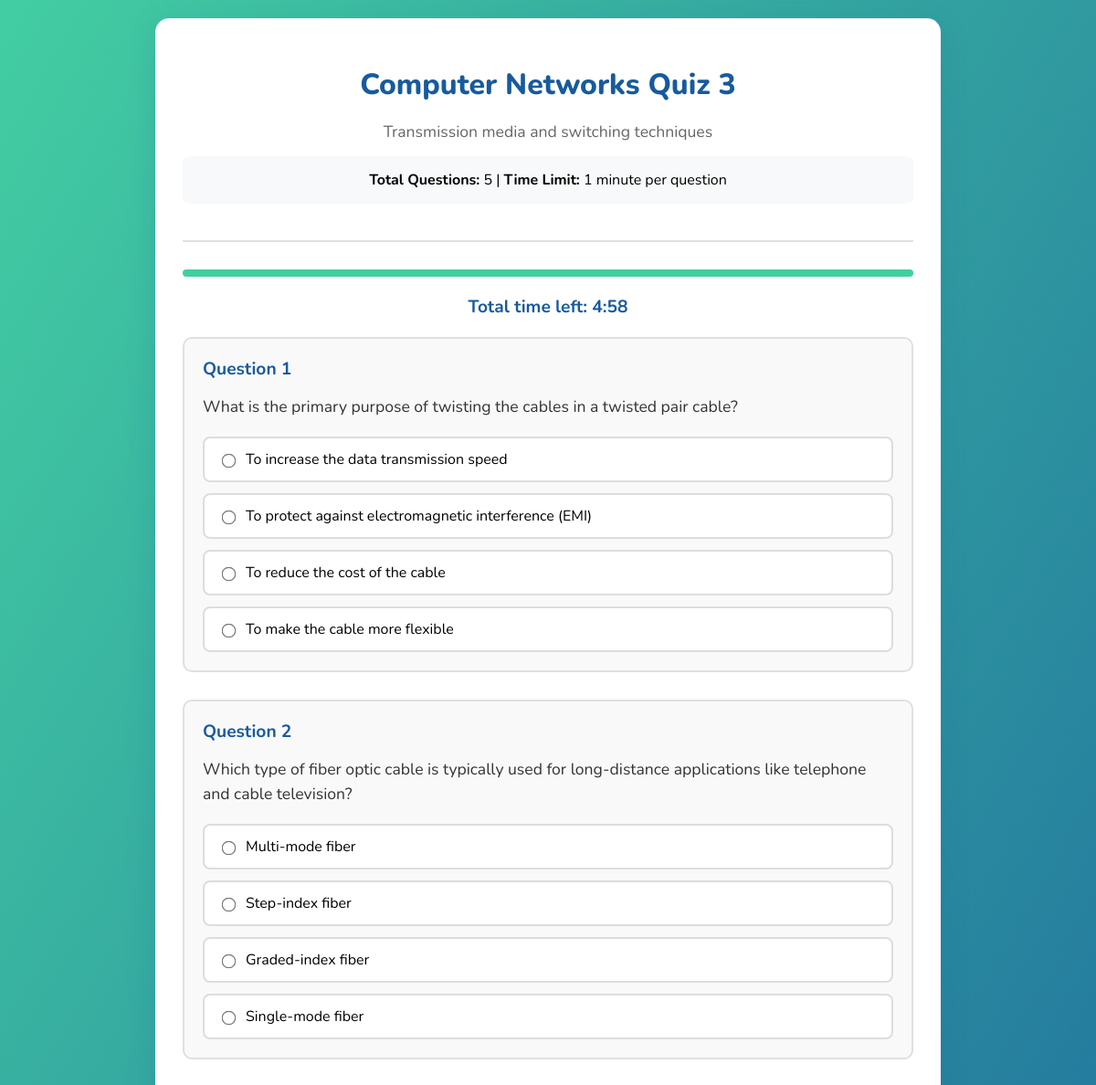
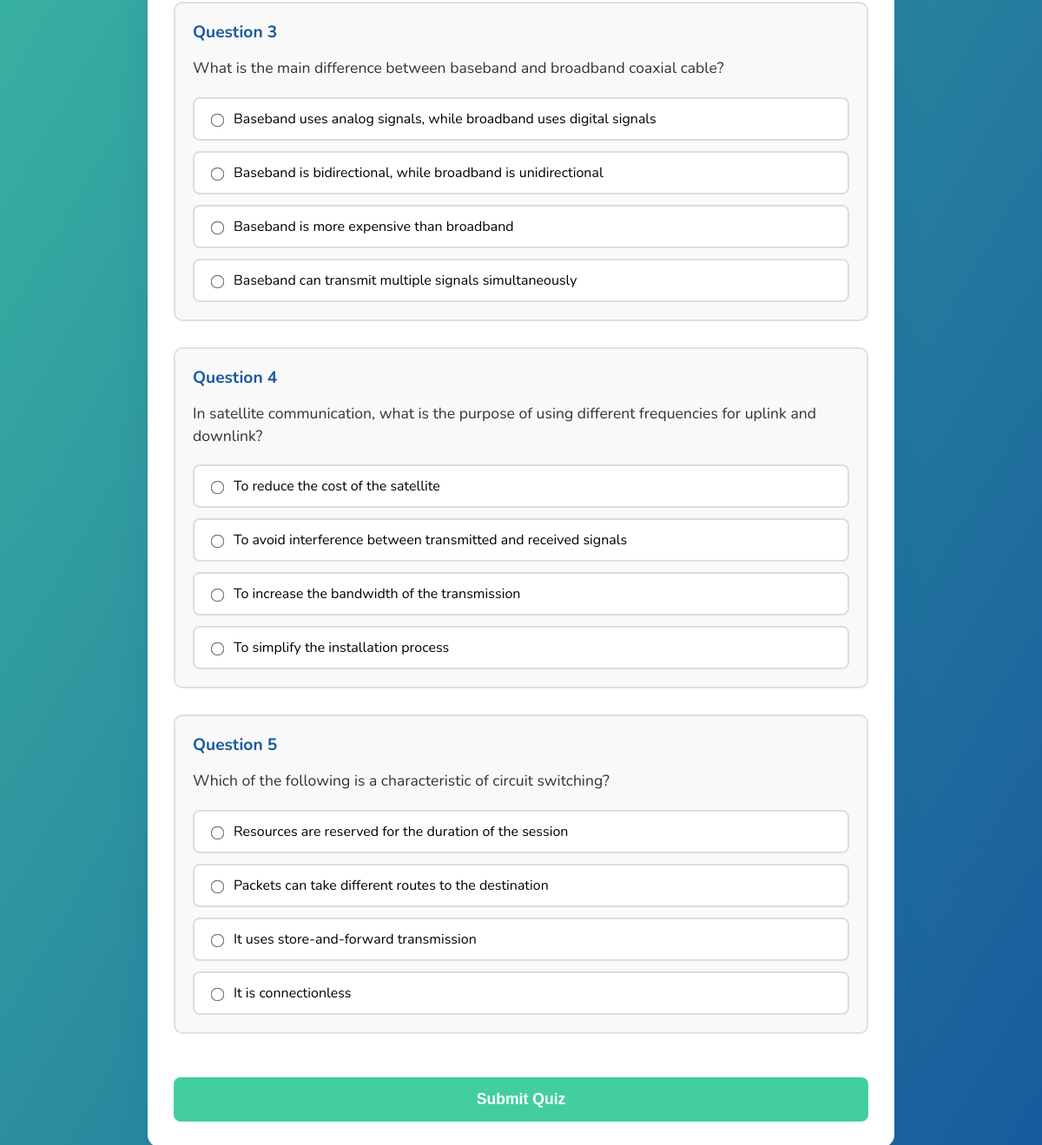
Screenshot of /components/quiz_template_db.php?quiz_id=3 with the database file from the repository (2 pictures, top to bottom).
### tables this page shows
CREATE TABLE IF NOT EXISTS quizzes (
    id INT AUTO_INCREMENT PRIMARY KEY,
    title VARCHAR(255) NOT NULL,
    description TEXT,
    course_id INT DEFAULT 1,
    created_by VARCHAR(100),
    created_date TIMESTAMP DEFAULT CURRENT_TIMESTAMP,
    is_active BOOLEAN DEFAULT TRUE
);

CREATE TABLE IF NOT EXISTS quiz_questions (
    id INT AUTO_INCREMENT PRIMARY KEY,
    quiz_id INT NOT NULL,
    question_text TEXT NOT NULL,
    option_a VARCHAR(500) NOT NULL,
    option_b VARCHAR(500) NOT NULL,
    option_c VARCHAR(500) NOT NULL,
    option_d VARCHAR(500) NOT NULL,
    correct_answer ENUM('A', 'B', 'C', 'D') NOT NULL,
    question_order INT DEFAULT 0,
    FOREIGN KEY (quiz_id) REFERENCES quizzes(id) ON DELETE CASCADE
);

### components/quiz_template_db.php (the view, shortened to what this page needs)
<?php
include '../config/conn.php';
$quiz_id = isset($_GET['quiz_id']) ? intval($_GET['quiz_id']) : 1;
$sql = "SELECT * FROM quizzes WHERE id = $quiz_id AND is_active = 1";
$result = mysqli_query($conn, $sql);
$quiz = mysqli_fetch_assoc($result);
$sql = "SELECT * FROM quiz_questions WHERE quiz_id = $quiz_id ORDER BY question_order";
$questions_result = mysqli_query($conn, $sql);
$questions = [];
while ($row = mysqli_fetch_assoc($questions_result)) {
    $questions[] = $row;
}
?>
<!DOCTYPE html>
<html lang="en">
<head>
</head>
<body>
    <div class="quiz-container">
        <div class="quiz-header">
            <h1 class="quiz-title"><?php echo htmlspecialchars($quiz['title']); ?></h1>
            <p class="quiz-description"><?php echo htmlspecialchars($quiz['description']); ?></p>
            <div class="quiz-info">
                <strong>Total Questions:</strong> <?php echo count($questions); ?> |
                <strong>Time Limit:</strong> 1 minute per question
            </div>
        </div>
        <form method="POST" action="submit_quiz_db.php" id="quizForm">
            <div class="progress-bar">
                <div class="progress-fill" id="progressFill"></div>
            </div>
            <div class="timer" id="globalTimer">
                Total time left: <span id="globalTimeLeft"></span>
            </div>
            <div id="questionArea">
            <?php foreach ($questions as $index => $question): ?>
                <div class="question-container">
                    <div class="question-number">Question <?php echo $index + 1; ?></div>
                    <div class="question-text"><?php echo htmlspecialchars($question['question_text']); ?></div>
                    <div class="options-container">
                        <label class="option"><input type="radio" name="answers[<?php echo $index; ?>]" value="A" required> <?php echo htmlspecialchars($question['option_a']); ?></label>
                        <label class="option"><input type="radio" name="answers[<?php echo $index; ?>]" value="B"> <?php echo htmlspecialchars($question['option_b']); ?></label>
                        <label class="option"><input type="radio" name="answers[<?php echo $index; ?>]" value="C"> <?php echo htmlspecialchars($question['option_c']); ?></label>
                        <label class="option"><input type="radio" name="answers[<?php echo $index; ?>]" value="D"> <?php echo htmlspecialchars($question['option_d']); ?></label>
                    </div>
                </div>
            <?php endforeach; ?>
            </div>
            <div class="actions" style="display: flex; justify-content: center; margin-top: 20px;">
                <button type="submit" class="submit-btn" id="submitBtn">Submit Quiz</button>
            </div>
        </form>
    </div>
</body>
</html>

### components/quiz_template_db.php (style rules this page uses)
body { font-family: 'Nunito', 'Segoe UI', Arial, sans-serif; background: linear-gradient(120deg, #43cea2 0%, #185a9d 100%); min-height: 100vh; margin: 0; padding: 20px; }
.quiz-container { max-width: 800px; margin: 0 auto; background: white; border-radius: 15px; box-shadow: 0 8px 32px rgba(24,90,157,0.18); padding: 30px; }
.quiz-header { text-align: center; margin-bottom: 30px; padding-bottom: 20px; border-bottom: 2px solid #e0e0e0; }
.quiz-title { color: #185a9d; font-size: 2rem; font-weight: 800; margin-bottom: 10px; }
.quiz-description { color: #666; font-size: 1.1rem; margin-bottom: 15px; }
.quiz-info { background: #f8f9fa; padding: 15px; border-radius: 8px; margin-bottom: 20px; }
.question-container { margin-bottom: 30px; padding: 20px; border: 2px solid #e0e0e0; border-radius: 10px; background: #f9f9f9; }
.question-number { font-weight: 700; color: #185a9d; font-size: 1.2rem; margin-bottom: 15px; }
.question-text { font-size: 1.1rem; margin-bottom: 20px; color: #333; line-height: 1.5; }
.options-container { display: grid; gap: 12px; }
.option { display: flex; align-items: center; padding: 12px 15px; border: 2px solid #ddd; border-radius: 8px; cursor: pointer; transition: all 0.3s; background: white; }
.option input[type="radio"] { margin-right: 12px; transform: scale(1.2); }
.submit-btn { background: #43cea2; color: white; border: none; padding: 15px 30px; border-radius: 8px; cursor: pointer; font-size: 1.1rem; font-weight: 600; width: 100%; margin-top: 20px; transition: background 0.3s; }
.timer { text-align: center; font-size: 1.2rem; font-weight: 700; color: #185a9d; margin-bottom: 20px; }
.progress-bar { width: 100%; height: 8px; background: #e0e0e0; border-radius: 4px; margin-bottom: 20px; overflow: hidden; }
.progress-fill { height: 100%; background: #43cea2; transition: width 0.3s; }

### rows the page displays
quizzes: title "Computer Networks Quiz 3", description "Transmission media and switching techniques"
quiz_questions: question_text "What is the primary purpose of twisting the cables in a twisted pair cable?", option_a "To increase the data transmission speed", option_b "To protect against electromagnetic interference (EMI)", option_c "To reduce the cost of the cable", option_d "To make the cable more flexible"
quiz_questions: question_text "Which type of fiber optic cable is typically used for long-distance applications like telephone and cable television?", option_a "Multi-mode fiber", option_b "Step-index fiber", option_c "Graded-index fiber", option_d "Single-mode fiber"
quiz_questions: question_text "What is the main difference between baseband and broadband coaxial cable?", option_a "Baseband uses analog signals, while broadband uses digital signals", option_b "Baseband is bidirectional, while broadband is unidirectional", option_c "Baseband is more expensive than broadband", option_d "Baseband can transmit multiple signals simultaneously"
quiz_questions: question_text "In satellite communication, what is the purpose of using different frequencies for uplink and downlink?", option_a "To reduce the cost of the satellite", option_b "To avoid interference between transmitted and received signals", option_c "To increase the bandwidth of the transmission", option_d "To simplify the installation process"
quiz_questions: question_text "Which of the following is a characteristic of circuit switching?", option_a "Resources are reserved for the duration of the session", option_b "Packets can take different routes to the destination", option_c "It uses store-and-forward transmission", option_d "It is connectionless"

### other values shown
count($questions) "5"
